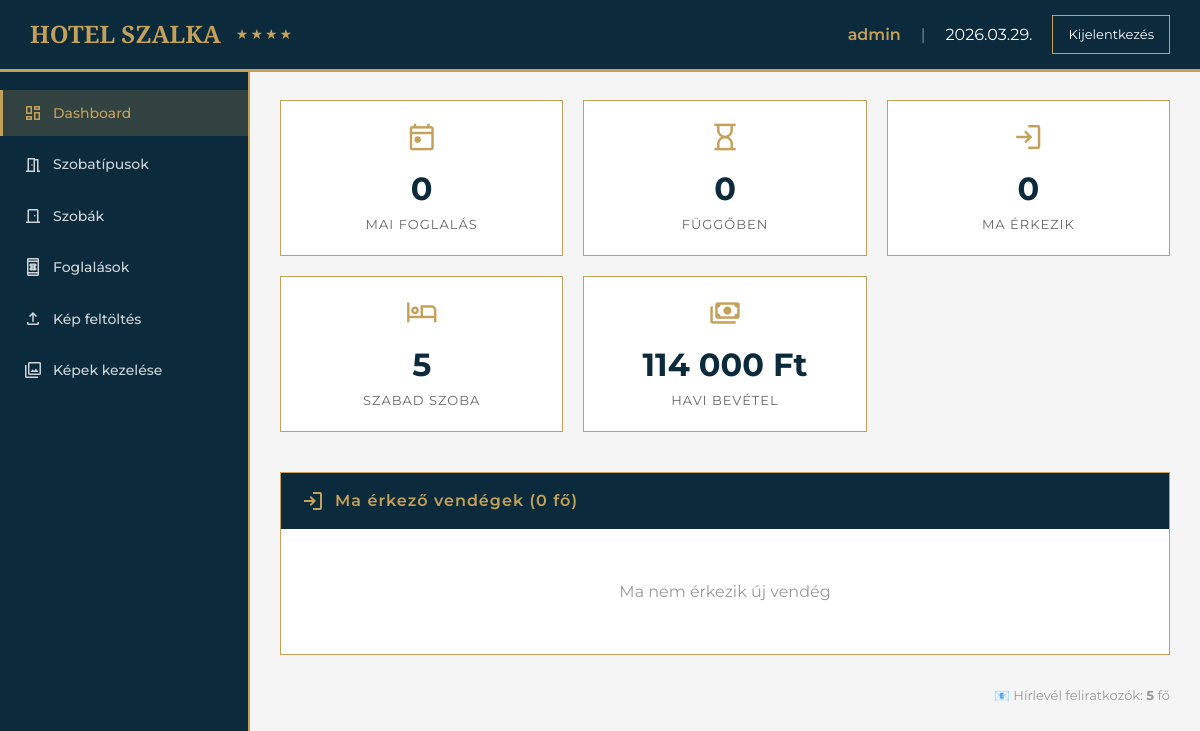
The page /admin.php (signed in) on the database as committed earlier.
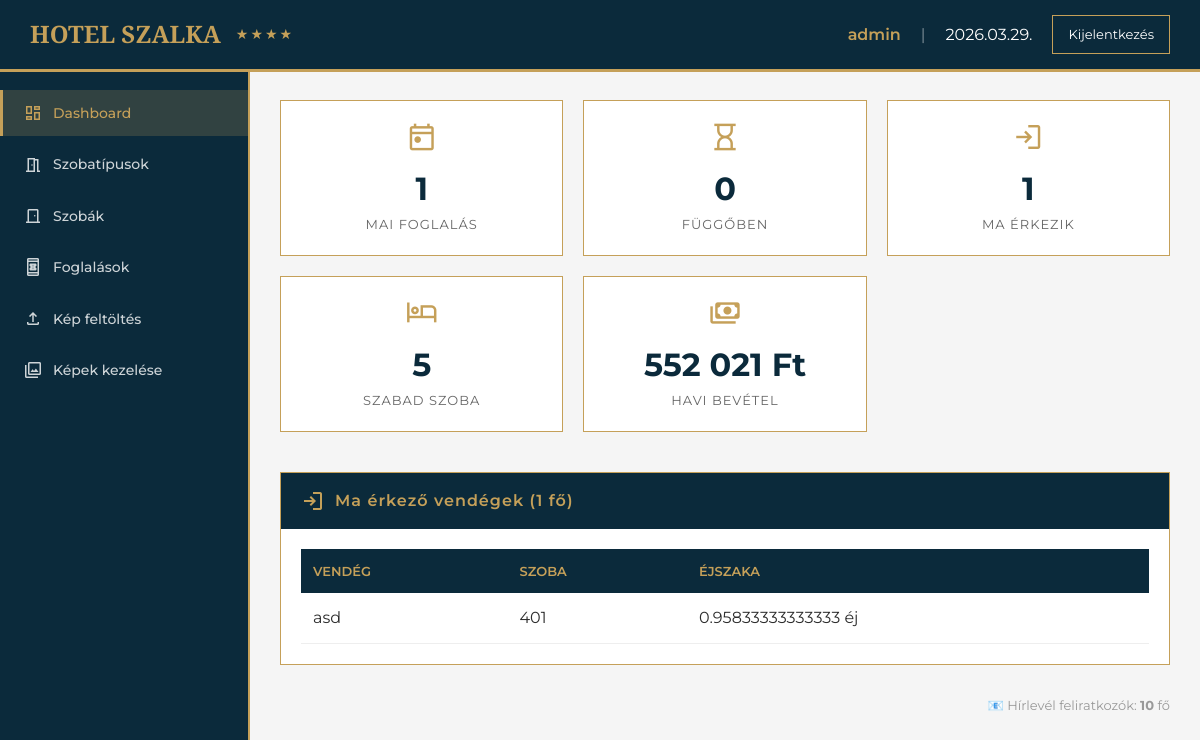
The same page on the database as committed later.
### tables this page shows
CREATE TABLE `bookings` (
  `id` int(11) NOT NULL,
  `room_id` int(11) NOT NULL,
  `guest_name` varchar(100) NOT NULL,
  `guest_email` varchar(100) NOT NULL,
  `guest_phone` varchar(20) NOT NULL,
  `check_in` date NOT NULL,
  `check_out` date NOT NULL,
  `adults` int(11) NOT NULL DEFAULT 2,
  `children` int(11) NOT NULL DEFAULT 0,
  `total_price` int(11) NOT NULL,
  `special_requests` text DEFAULT NULL,
  `status` enum('pending','confirmed','cancelled') DEFAULT 'pending',
  `booking_date` datetime DEFAULT current_timestamp()
);

CREATE TABLE `rooms` (
  `id` int(11) NOT NULL,
  `room_type_id` int(11) DEFAULT NULL,
  `room_number` varchar(10) NOT NULL,
  `type` varchar(50) NOT NULL,
  `price` int(11) NOT NULL,
  `description` text DEFAULT NULL,
  `detailed_description` text DEFAULT NULL,
  `image` varchar(255) DEFAULT NULL,
  `status` enum('available','booked') DEFAULT 'available'
);

### admin.php (the view, shortened to what the changed rows need)
<?php
require_once 'admin_auth.php';
$stmt = $pdo->query("SELECT COUNT(*) as count FROM bookings WHERE DATE(booking_date) = CURDATE()");
$today_bookings = $stmt->fetch()['count'];
$stmt = $pdo->query("SELECT COUNT(*) as count FROM bookings WHERE status = 'pending'");
$pending_bookings = $stmt->fetch()['count'];
$stmt = $pdo->prepare("SELECT COUNT(*) as count FROM bookings WHERE check_in = ? AND status = 'confirmed'");
$stmt->execute([date('Y-m-d')]);
$check_in_today = $stmt->fetch()['count'];
$stmt = $pdo->query("SELECT COUNT(*) as count FROM rooms WHERE status = 'available'");
$available_rooms = $stmt->fetch()['count'];
$month_start = date('Y-m-01');
$stmt = $pdo->prepare("SELECT COALESCE(SUM(total_price), 0) as revenue FROM bookings WHERE booking_date >= ? AND status != 'cancelled'");
$stmt->execute([$month_start]);
$month_revenue = $stmt->fetch()['revenue'];
$newsletter_count = $pdo->query("SELECT COUNT(*) as count FROM newsletter")->fetch()['count'];
$today_guests = $pdo->prepare("
    SELECT b.*, r.room_number, rt.type_name
    FROM bookings b
    JOIN rooms r ON b.room_id = r.id
    JOIN room_types rt ON r.room_type_id = rt.id
    WHERE b.check_in = ? AND b.status = 'confirmed'
    ORDER BY b.guest_name
");
$today_guests->execute([date('Y-m-d')]);
$today_guests_list = $today_guests->fetchAll();
$active_section = isset($_GET['section']) ? $_GET['section'] : 'dashboard';
?>
<!DOCTYPE html>
<html lang="hu">
<head>
    <link rel="stylesheet" href="css/style.css">
    <link rel="stylesheet" href="css/admin.css">
</head>
<body>
    <div class="top-nav">
        <div class="logo-area">
            <h1>HOTEL SZALKA</h1>
        </div>
    </div>
    <div class="main-container">
        <div class="content-area">
            <?php if ($active_section == 'dashboard'): ?>
                <div class="stats-grid">
                    <div class="stat-card">
                        <span class="material-symbols-outlined">today</span>
                        <div class="stat-value"><?php echo $today_bookings; ?></div>
                        <div class="stat-label">Mai foglalás</div>
                    </div>
                    <div class="stat-card">
                        <span class="material-symbols-outlined">hourglass_empty</span>
                        <div class="stat-value"><?php echo $pending_bookings; ?></div>
                        <div class="stat-label">Függőben</div>
                    </div>
                    <div class="stat-card">
                        <span class="material-symbols-outlined">login</span>
                        <div class="stat-value"><?php echo $check_in_today; ?></div>
                        <div class="stat-label">Ma érkezik</div>
                    </div>
                    <div class="stat-card">
                        <span class="material-symbols-outlined">hotel</span>
                        <div class="stat-value"><?php echo $available_rooms; ?></div>
                        <div class="stat-label">Szabad szoba</div>
                    </div>
                    <div class="stat-card">
                        <span class="material-symbols-outlined">payments</span>
                        <div class="stat-value"><?php echo number_format($month_revenue, 0, ',', ' '); ?> Ft</div>
                        <div class="stat-label">Havi bevétel</div>
                    </div>
                </div>
                <div class="panel">
                    <div class="panel-header">
                        <span class="material-symbols-outlined">login</span>
                        Ma érkező vendégek (<?php echo count($today_guests_list); ?> fő)
                    </div>
                    <div class="panel-body">
                        <?php if (empty($today_guests_list)): ?>
                            <p style="text-align: center; padding: 30px; color: #999;">Ma nem érkezik új vendég</p>
                        <?php else: ?>
                            <table>
                                <thead>
                                    <tr>
                                        <th>Vendég</th>
                                        <th>Szoba</th>
                                        <th>Éjszaka</th>
                                    </tr>
                                </thead>
                                <tbody>
                                    <?php foreach ($today_guests_list as $guest):
                                        $nights = (strtotime($guest['check_out']) - strtotime($guest['check_in'])) / (60*60*24);
                                    ?>
                                    <tr>
                                        <td><?php echo htmlspecialchars($guest['guest_name']); ?></td>
                                        <td><?php echo $guest['room_number']; ?></td>
                                        <td><?php echo $nights; ?> éj</td>
                                    </tr>
                                    <?php endforeach; ?>
                                </tbody>
                            </table>
                        <?php endif; ?>
                    </div>
                </div>
                <div style="margin-top: 20px; text-align: right; font-size: 13px; color: #999;">
                    📧 Hírlevél feliratkozók: <strong><?php echo $newsletter_count; ?></strong> fő
                </div>
            <?php endif; ?>
        </div>
    </div>
</body>
</html>

Rows that differ between the two databases and show on the page:
added bookings: guest_name "asd", room.room_number "401", nights "0.95833333333333"
Other text that changed with them:
$today_bookings: "0" → "1"
$check_in_today: "0" → "1"
$month_revenue: "114 000" → "552 021"
count($today_guests_list): "0" → "1"
$newsletter_count: "5" → "10"
text no longer shown: "Ma nem érkezik új vendég"
text now shown: "VENDÉG SZOBA ÉJSZAKA"
